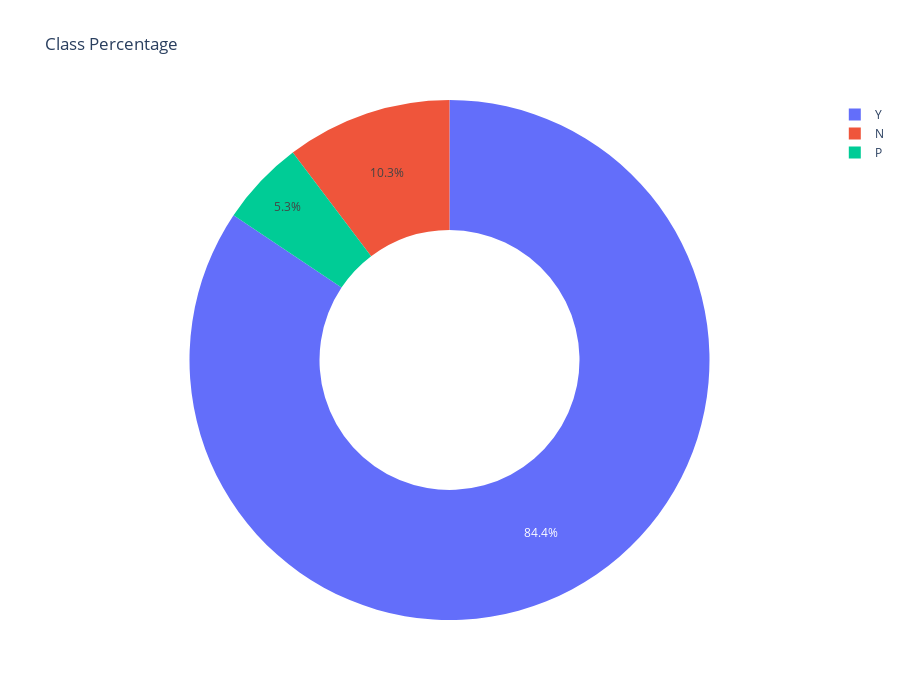

The notebook cell saved with this chart:
### Code cell
#Class Size Percentage

%matplotlib inline
import plotly.graph_objects as go 

lab = df['CLASS'].unique()[::-1]

lab[1],lab[2] = lab[2],lab[1]

val = df['CLASS'].value_counts() 





fig = go.Figure(data=[go.Pie(labels = lab, values = val, hole = 0.5)])

fig.update_layout(title="Class Percentage", width = 900, height = 700)

fig.show()

### Figure 1 — Plotly figure (JSON) as saved in the notebook; plotly's stock layout.template omitted (floating-point values rounded to 4 significant figures)
{"data": [{"hole": 0.5, "labels": ["Y", "N", "P"], "type": "pie", "values": [844, 103, 53]}], "layout": {"height": 700, "title": {"text": "Class Percentage"}, "width": 900}}
